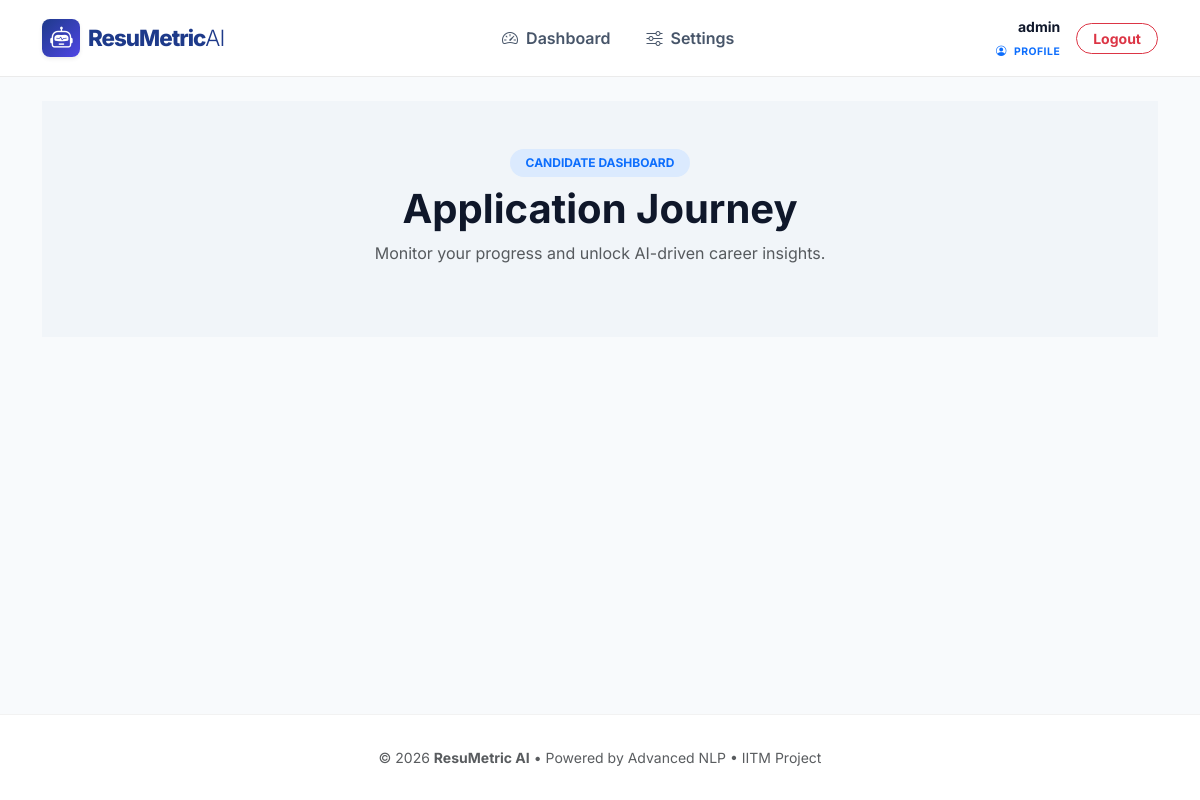
The page /screening/history/ (signed in) on the database as committed earlier.
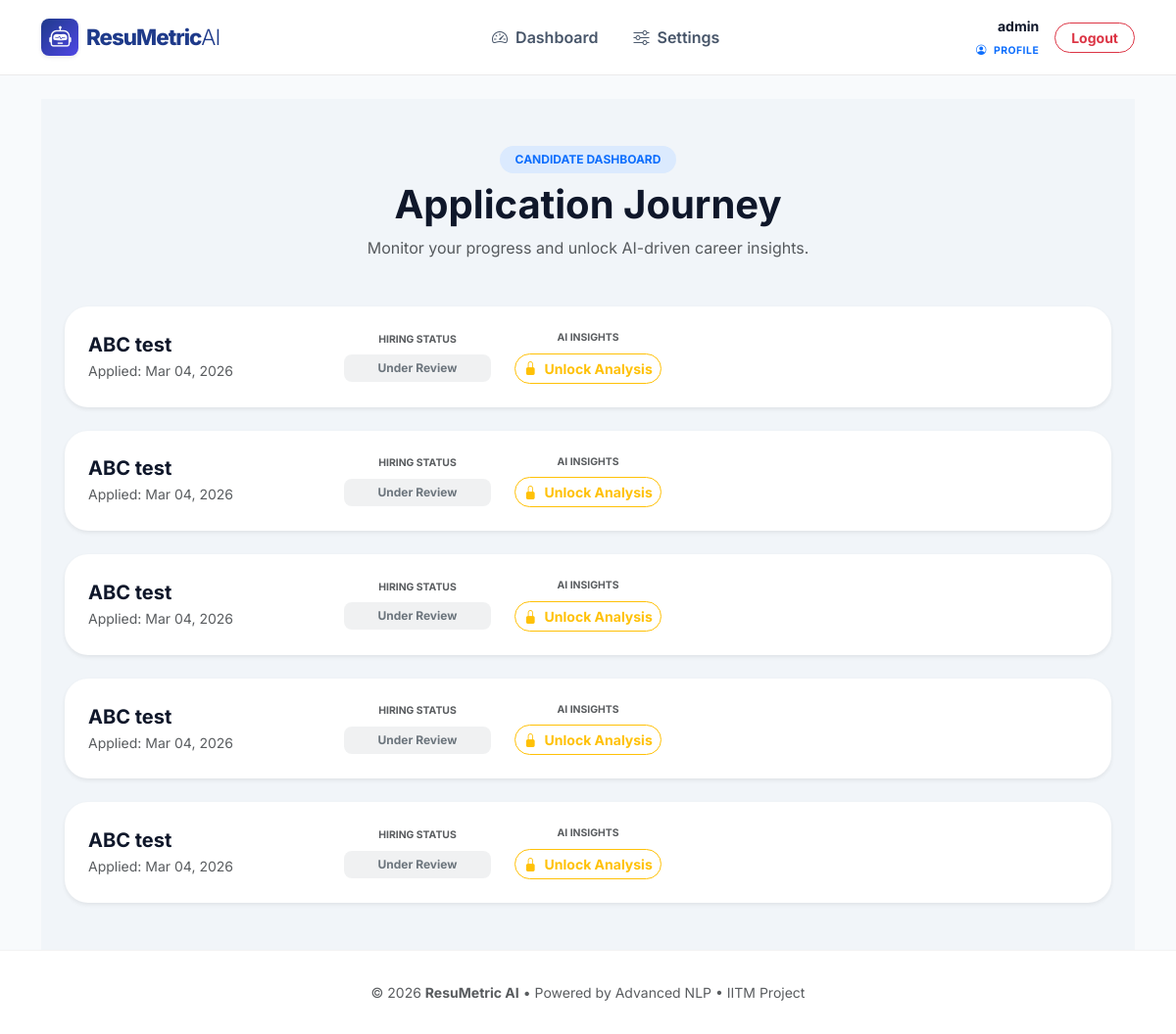
The same page on the database as committed later.
### screening/models.py (models this page shows, shortened)
class ResumeSubmission(models.Model):
    STATUS_CHOICES = [
        ('PENDING', 'Pending Review'),
        ('SHORTLISTED', 'Shortlisted'),
        ('INTERVIEW', 'Interviewing'),
        ('HIRED', 'Hired'),
        ('REJECTED', 'Rejected'),
    ]
    room = models.ForeignKey(RecruiterRoom, on_delete=models.CASCADE, related_name='submissions')
    candidate = models.ForeignKey(User, on_delete=models.CASCADE)
    resume_file = models.FileField(upload_to='submissions/')
    score = models.FloatField()
    skills = models.TextField(default="No skills identified")
    missing_skills = models.TextField(blank=True, null=True)
    submitted_at = models.DateTimeField(auto_now_add=True)
    referral_code = models.UUIDField(default=uuid.uuid4, editable=False)
    is_premium_unlocked = models.BooleanField(default=False)
    referral_click_count = models.IntegerField(default=0)
    status = models.CharField(max_length=20, choices=STATUS_CHOICES, default='PENDING')
    interview_date = models.DateField(null=True, blank=True)
    interview_time = models.TimeField(null=True, blank=True)
    interview_location = models.CharField(max_length=255, null=True, blank=True)
    interview_type = models.CharField(
        max_length=20,
        choices=[('ONLINE', 'Online'), ('ON-SITE', 'On-Site')],
        null=True, blank=True
    )
    class Meta:
        constraints = [
            models.UniqueConstraint(fields=['room', 'candidate'], name='unique_candidate_submission_per_room')
        ]

class RecruiterRoom(models.Model):
    created_by = models.ForeignKey(User, on_delete=models.CASCADE)
    name = models.CharField(max_length=255)
    slug = models.SlugField(unique=True)
    jd_text = models.TextField()
    expires_at = models.DateTimeField(null=True, blank=True)
    created_at = models.DateTimeField(auto_now_add=True)
    skill_weight = models.IntegerField(default=40)
    experience_weight = models.IntegerField(default=60)
    keyword_sensitivity = models.CharField(
        max_length=3,
        choices=[('STR', 'Strict'), ('FLX', 'Flexible')],
        default='FLX'
    )
    is_active = models.BooleanField(default=True)

### screening/views.py (the view)
# urls.py: path('history/', views.candidate_history, name='candidate_history'),
@login_required
def candidate_history(request):
    submissions = ResumeSubmission.objects.filter(candidate=request.user).order_by('-submitted_at')
    return render(request, 'screening/candidate_history.html', {'submissions': submissions})

### screening/templates/screening/candidate_history.html (shortened to what this page needs)
{% extends 'base.html' %}
{% block content %}
<div class="container-fluid py-5" style="background-color: #f1f5f9; min-vh-100;">
    <div class="container">
        <div class="mb-5 text-center">
            <span class="badge rounded-pill px-3 py-2 text-primary fw-bold mb-2" style="background-color: #dbeafe;">CANDIDATE DASHBOARD</span>
            <h1 class="fw-bold text-slate-900">Application Journey</h1>
            <p class="text-muted">Monitor your progress and unlock AI-driven career insights.</p>
        </div>
        <div class="row g-4">
            {% for sub in submissions %}
            <div class="col-12">
                <div class="card border-0 shadow-sm transition-hover" style="border-radius: 24px;">
                    <div class="card-body p-4">
                        <div class="row align-items-center">
                            <div class="col-lg-3">
                                <h5 class="fw-bold text-slate-900 mb-1">{{ sub.room.name }}</h5>
                                <p class="text-muted small mb-0">Applied: {{ sub.submitted_at|date:"M d, Y" }}</p>
                            </div>
                            <div class="col-lg-2 text-center">
                                <div class="text-muted x-small text-uppercase fw-bold mb-2">Hiring Status</div>
                                {% if sub.status == 'INTERVIEW' %}
                                    <span class="badge bg-success bg-opacity-10 text-success p-2 w-100 rounded-3 border border-success border-opacity-25">
                                        <i class="bi bi-calendar-check-fill me-1"></i> Interview Set
                                    </span>
                                {% elif sub.status == 'SHORTLISTED' %}
                                    <span class="badge bg-primary bg-opacity-10 text-primary p-2 w-100 rounded-3 border border-primary border-opacity-25">Shortlisted</span>
                                {% elif sub.status == 'REJECTED' %}
                                    <span class="badge bg-danger bg-opacity-10 text-danger p-2 w-100 rounded-3">Not Selected</span>
                                {% else %}
                                    <span class="badge bg-secondary bg-opacity-10 text-secondary p-2 w-100 rounded-3">Under Review</span>
                                {% endif %}
                            </div>
                            <div class="col-lg-2 text-center">
                                <div class="text-muted x-small text-uppercase fw-bold mb-2">AI Insights</div>
                                <div class="d-flex flex-column gap-2">
                                    {% if sub.is_premium_unlocked %}
                                        <a href="{% url 'room_detail' sub.room.slug %}" class="btn btn-sm btn-outline-primary rounded-pill fw-bold">
                                            <i class="bi bi-unlock-fill me-1"></i> View Score
                                        </a>
                                    {% else %}
                                        <a href="{% url 'room_detail' sub.room.slug %}" class="btn btn-sm btn-outline-warning rounded-pill fw-bold">
                                            <i class="bi bi-lock-fill me-1"></i> Unlock Analysis
                                        </a>
                                    {% endif %}
                                </div>
                            </div>
                        </div>
                    </div>
                </div>
            </div>
            {% endfor %}
        </div>
    </div>
</div>
{% endblock %}

Rows that differ between the two databases and show on the page:
added ResumeSubmission: room.name "ABC test", submitted_at "Mar 04, 2026", status "Under Review", is_premium_unlocked False (drawn)
added ResumeSubmission: room.name "ABC test", submitted_at "Mar 04, 2026", status "Under Review", is_premium_unlocked False (drawn)
added ResumeSubmission: room.name "ABC test", submitted_at "Mar 04, 2026", status "Under Review", is_premium_unlocked False (drawn)
added ResumeSubmission: room.name "ABC test", submitted_at "Mar 04, 2026", status "Under Review", is_premium_unlocked False (drawn)
added ResumeSubmission: room.name "ABC test", submitted_at "Mar 04, 2026", status "Under Review", is_premium_unlocked False (drawn)
